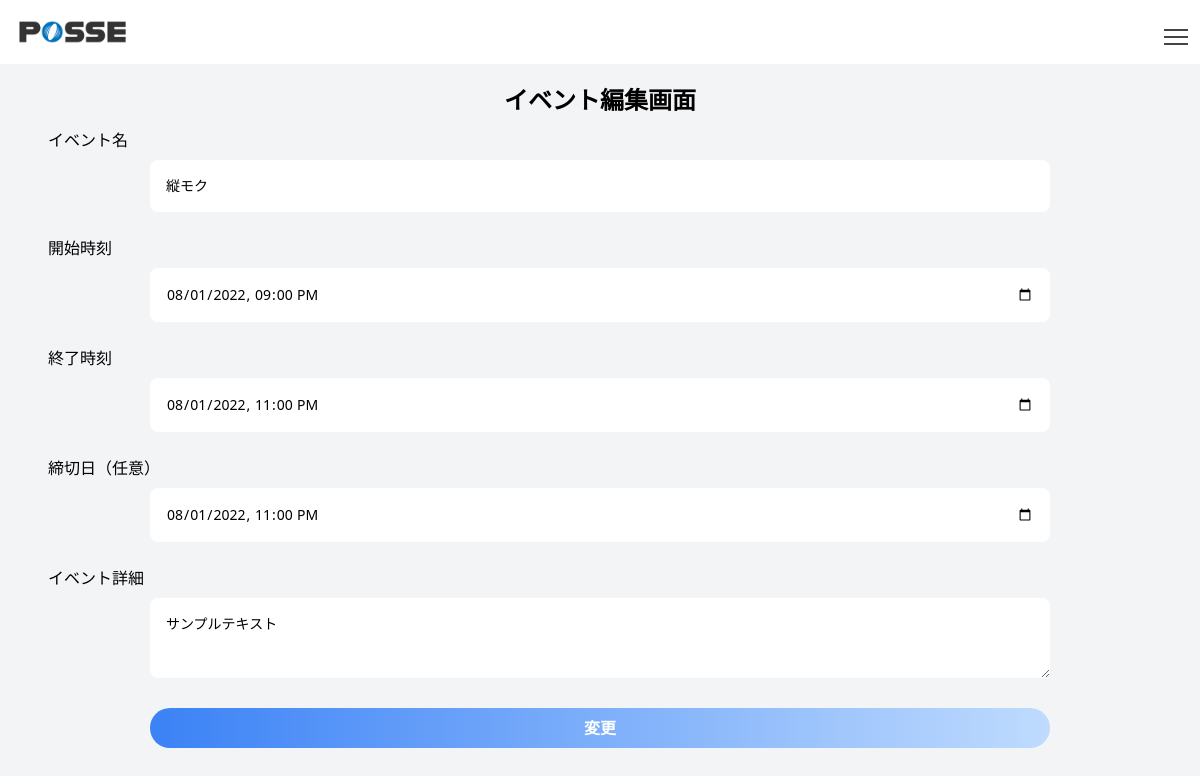
The app's page /editEvent.php?id=1 with its own data.
### tables this page shows
CREATE TABLE events (
  id INT AUTO_INCREMENT NOT NULL PRIMARY KEY,
  name VARCHAR(10) NOT NULL,
  start_at DATETIME NOT NULL,
  end_at DATETIME NOT NULL,
  deadline DATETIME NOT NULL,
  detail VARCHAR(255),
  created_at DATETIME DEFAULT CURRENT_TIMESTAMP,
  updated_at DATETIME DEFAULT CURRENT_TIMESTAMP ON UPDATE CURRENT_TIMESTAMP,
  deleted_at DATETIME
);

### src/editEvent.php (the view, shortened to what this page needs)
<?php
require("./dbconnect.php");
if(!empty($_GET['id'])){
$id = $_GET['id'];
$stmt = $db->query("SELECT * FROM events WHERE id = $id");
$event = $stmt -> fetch();
}
?>
<?php include('header.php') ?>
<link rel="stylesheet" href="https://cdn.jsdelivr.net/npm/flatpickr/dist/flatpickr.min.css">
<main class="bg-gray-100 flex justify-center h-screen w-screen">
  <div class="w-full text-center h-full">
    <h1 class="text-2xl font-bold mt-5">イベント編集画面</h1>
    <form action="/editEvent.php" method="post">
    <p class="mt-3 text-left ml-12 mb-2">イベント名</p>
      <input type="text" placeholder="イベント" class="w-3/4 h-15 p-4 text-sm mb-3 rounded-lg" value="<?= $event['name'] ?>" name="edit_name" required>
    <p class="mt-3 text-left ml-12 mb-2">開始時刻</p>
      <input id="edit_start" type="datetime-local" name="edit_start" class="w-3/4 h-15 p-4 text-sm mb-3 rounded-lg" value="<?= $event['start_at'] ?>" name="edit_start" required>
      <p class="mt-3 text-left ml-12 mb-2">終了時刻</p>
      <input id="edit_end" type="datetime-local" name="edit_end" class="w-3/4 h-15 p-4 text-sm mb-3 rounded-lg" value="<?= $event['end_at'] ?>" name="edit_end" required>
      <p class="mt-3 text-left ml-12 mb-2">締切日（任意）</p>
    <input id="edit_limit" type="datetime-local" name="edit_limit" class="w-3/4 h-15 p-4 text-sm mb-3 rounded-lg" value="<?= $event['deadline'] ?>" name="edit_limit" required>
      <p class="mt-3 text-left ml-12 mb-2">イベント詳細</p>
      <textarea name="edit_detail" rows="10" cols="60" class="w-3/4 h-20 p-4 text-sm mb-3 rounded-lg" ><?= $event['detail'] ?></textarea>
    <div class="flex justify-center mb-10">
      <label for="edit_submit" class="mt-3 text-center w-3/4 h-10 bg-gradient-to-r from-blue-500 to-blue-200 rounded-full" required>
        <input id="edit_submit" type="submit" class="bg-transparent text-white font-bold leading-10" value="変更">
      </div>
    </div>
</main>
<?php include('footer.php') ?>

### src/style.css (style rules this page uses)
main { position: relative; display: block; width: 100%; padding: 0; transform: translateX(0px); transition: transform 500ms ease; z-index: 0; }

### records on screen
events: edit_name "縦モク", edit_start "08/01/2022 21:00", edit_end "08/01/2022 23:00", edit_limit "08/01/2022 23:00", edit_detail "サンプルテキスト"
